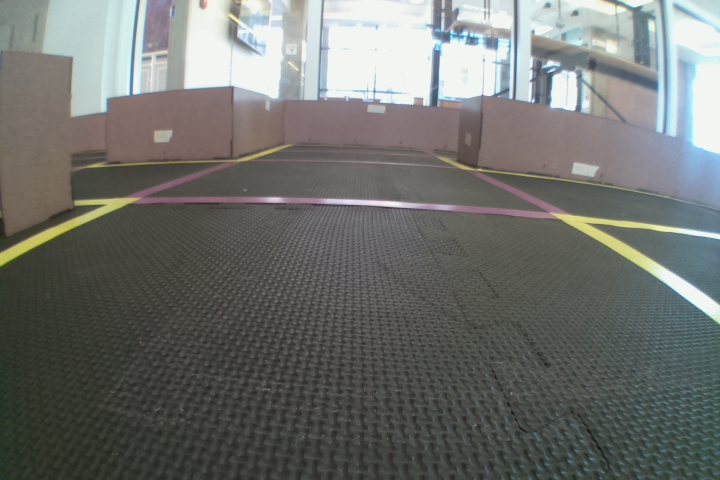
#> input picture Navigator/images/img1.jpg, 720 x 480 px
$ python segmentation.py
#> lines starting #> are read from the running program, lines starting #| are printed output that depends on the picture; after the words box and inside, x2 and y2 are one past the last pixel; in counts of white or black regions, pixels touching at a corner belong together; long printed decimals are rounded
import cv2 as cv
import numpy as np
import matplotlib.pyplot as plt
from mpl_toolkits.mplot3d import Axes3D
from matplotlib import cm
from matplotlib import colors
import imutils
from matplotlib.collections import LineCollection

def nothing(x):
	pass

# read/display original image
image = cv.cvtColor(cv.imread('images/img1.jpg'), cv.COLOR_BGR2RGB)
image = image[int(image.shape[0]/3):image.shape[0],0:image.shape[1]]
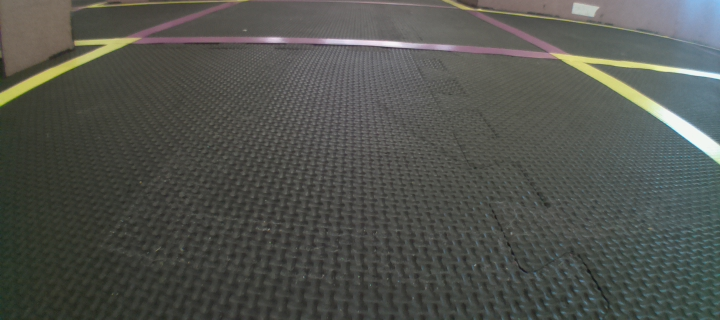
#> image: shape (320, 720, 3); mean R, G, B 81.3, 83.5, 78.1
base_image = image.copy()
fig, ((ax1, ax2, ax3, ax4), (ax5, ax6, ax7, ax8)) = plt.subplots(2, 4, figsize=(15,7))
hsv = cv.cvtColor(image, cv.COLOR_RGB2HSV)
#> hsv: shape (320, 720, 3); mean H, S, V 50.6, 29, 85.5
blurred = cv.bilateralFilter(image, 10, 75, 75)
#blurred_hsv = cv.GaussianBlur(hsv,(5,5),0)
#blurred_hsv = cv.medianBlur(gray, 5)
blurred_hsv = cv.cvtColor(blurred, cv.COLOR_RGB2HSV)
#> blurred_hsv: shape (320, 720, 3); mean H, S, V 49.4, 28, 85.2
#cv.adaptiveThreshold(gray,255,cv.ADAPTIVE_THRESH_GAUSSIAN_C,cv.THRESH_BINARY,11,2)

ax1.imshow(blurred)
ax2.imshow(blurred_hsv)
ax1.set_title('blurred')
ax2.set_title('blurred_hsv')

# [5 lines of commented-out code are left out]

"""
while 1:
	upper = np.array([230, 200, 120])
	lower = np.array([150, 120, 0])

	mask = cv.inRange(image, lower, upper)
	seg_img = cv.bitwise_and(image, image, mask=mask)

	cv.imshow('View', seg_img)
	cv.waitKey()

	if cv.getTrackbarPos('Upper/Lower', 'View'):
		upper[0] = cv.getTrackbarPos('R', 'View')
		upper[1] = cv.getTrackbarPos('G', 'View')
		upper[2] = cv.getTrackbarPos('B', 'View')
	else:
		lower[0] = cv.getTrackbarPos('R', 'View')
		lower[1] = cv.getTrackbarPos('G', 'View')
		lower[2] = cv.getTrackbarPos('B', 'View')
"""
low_hsv = np.array([20,0,100])
upp_hsv = np.array([95,85,140])

l_hsv = np.array([20,0, 100])
h_hsv = np.array([95,150, 250])

low_rgb = np.array([140, 140, 70])
upp_rgb = np.array([255, 255, 245])

mask1 = cv.inRange(blurred_hsv, l_hsv, h_hsv)
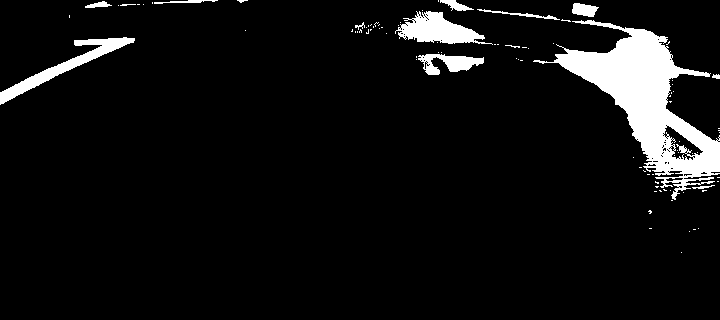
#> mask1: shape (320, 720); 6.8% white; 92 white regions (78 under 20 px), largest, box (x1, y1, x2, y2) and area: (533, 20, 720, 200) 10443, (395, 11, 493, 45) 1698, (0, 37, 135, 105) 1654
mask2 = cv.inRange(blurred_hsv, low_hsv, upp_hsv)
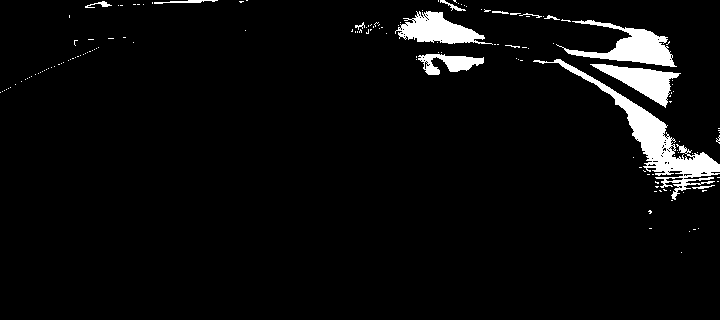
#> mask2: shape (320, 720); 4.6% white; 149 white regions (135 under 20 px), largest, box (x1, y1, x2, y2) and area: (533, 59, 720, 200) 3764, (556, 20, 677, 67) 2073, (395, 11, 493, 45) 1698
ax3.set_title('hsv mask')
ax4.set_title('noise mask')
ax3.imshow(mask1)
ax4.imshow(mask2)
mask = mask1 ^ mask2
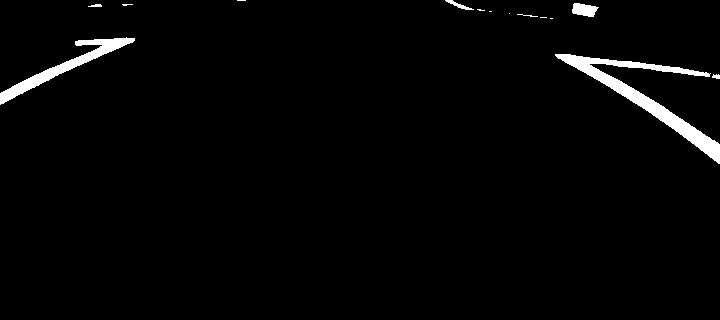
#> mask: shape (320, 720); 2.2% white; 14 white regions (7 under 20 px), largest, box (x1, y1, x2, y2) and area: (555, 54, 720, 164) 3041, (0, 37, 135, 105) 1587, (572, 3, 599, 17) 264
seg_img = cv.bitwise_and(blurred_hsv, blurred_hsv, mask=mask)
#> seg_img: shape (320, 720, 3); mean H, S, V 0.9, 1.6, 4.6
ax5.set_title('segmented')
ax5.imshow(seg_img)

"""
# plots a scatter of the colors in the photo
r, g, b = cv.split(image)
fig = plt.figure()
axis1 = fig.add_subplot(2, 1, 1, projection='3d')

pixel_colors = image.reshape((np.shape(image)[0]*np.shape(image)[1], 3))
norm = colors.Normalize(vmin=-1., vmax=1.)
norm.autoscale(pixel_colors)
pixel_colors = norm(pixel_colors).tolist()

axis1.scatter(r.flatten(), g.flatten(), b.flatten(), facecolors=pixel_colors, marker='.')
axis1.set_xlabel("red")
axis1.set_ylabel("green")
axis1.set_zlabel("blue")

hsv = cv.cvtColor(image, cv.COLOR_BGR2HSV)
h, s, v = cv.split(hsv)
axis2 = fig.add_subplot(2, 1, 2, projection='3d')
axis2.scatter(h.flatten(), s.flatten(), v.flatten(), facecolors=pixel_colors, marker='.')
axis2.set_xlabel("hue")
axis2.set_ylabel("sat")
axis2.set_zlabel("val")

plt.show()
cv.waitKey()
"""
# convert to grayscale and display original
#cv.imshow("gray", gray)
#cv.waitKey()

# filter for edges and display
edges = cv.Canny(seg_img, 0, 500)
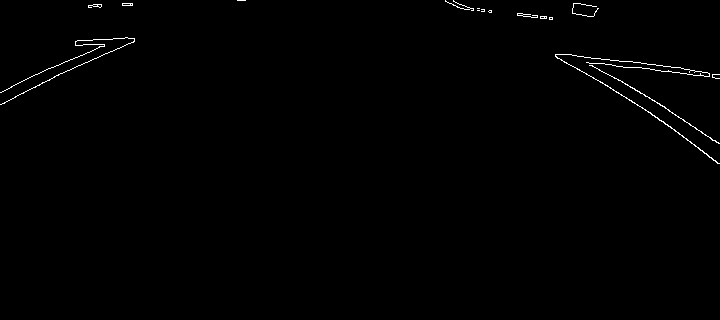
#> edges: shape (320, 720); 0.58% white in thin lines or dots, all inside (x1, y1, x2, y2) = (0, 0, 720, 164)
ax6.set_title('canny')
ax6.imshow(edges)

# [5 lines of commented-out code are left out]
"""
for c in contours:
	peri = cv.arcLength(c, True)
	approx = cv.approxPolyDP(c, 0.015 * peri, True)
	# if our approximated contour has four points, then
	# we can assume that we have found our screen
	if len(approx) == 4:
		boundary = approx
		break
"""
# draws the contours on the original
#cv.drawContours(image, contours[0], -1, (0,255,0), 3)
#cv.imshow("Segmented Contours", image)
#cv.waitKey()
line_img = np.zeros((image.shape[0], image.shape[1],3), dtype=np.uint8,)

# function calculates and draws lines in the edge image
threshold = 0
min_lin_len = 500
max_lin_gap = 0
dX = 0
dY = 0
line_col = []
lines = cv.HoughLinesP(edges, 100, 1, threshold, min_lin_len, max_lin_gap)
#> lines = 936 rows, first 6: [607, 86, 607, 85], [663, 122, 663, 121], [237, 0, 237, 0], [604, 59, 604, 59], [581, 71, 581, 71], [573, 13, 573, 13]
for line in lines:
	for x1, y1, x2, y2 in line:
		cv.line(line_img, (x1, y1), (x2, y2), [0, 255, 0], 2)
		dX += (x2-x1)
		dY += (y2-y1)

		line_col.append([(x1,-y1),(x2,-y2)])
#> this loop made 936 passes
#> after the loop, dX = 107; dY = -127; line_col = 936 items
lineCollection = LineCollection(line_col)
print('delta sums:',dX,dY)
#| delta sums: 107 -127
dX = dX / len(lines)
#> dX = 0.114
dY = dY / len(lines)
#> dY = -0.136
print('deltas:',dX,dY)
#| deltas: 0.1143 -0.1357
print('num lines:',len(lines))
#| num lines: 936
image = cv.addWeighted(image, 0.8, line_img, 1.0, 0.0)
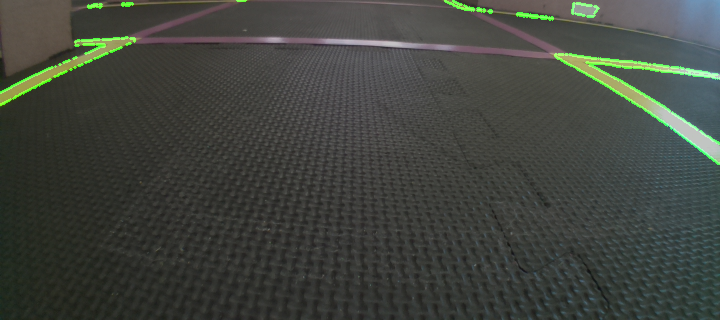
#> image: shape (320, 720, 3); mean R, G, B 65.1, 68.7, 62.5
# draw indicator line
center_point = (int(image.shape[1]/2),int(image.shape[0]/2))
#> center_point = (360, 160)
end_point = (center_point[0] - int(20 * dY), center_point[1] - int(20 * dX))
#> end_point = (362, 158)
print('center:',center_point)
#| center: (360, 160)
print('end_point:',end_point)
#| end_point: (362, 158)
cv.line(image, center_point, end_point, (255,0,0), 2)
#> image: shape (320, 720, 3); 0.01% of pixels changed, all inside (x1, y1, x2, y2) = (359, 157, 364, 162)
# mark front of indicator
cv.circle(image, end_point, 1, (0,255,0), -1)
#> image: shape (320, 720, 3); mean R, G, B 65.1, 68.7, 62.5

ax7.set_title('processed')
ax7.imshow(image)
ax8.set_title('original')
ax8.imshow(base_image)
plt.show()
cv.waitKey()
# [4 lines of commented-out code are left out]
cv.destroyAllWindows()

$ run again, with Navigator/images/img0.jpg copied over Navigator/images/img1.jpg
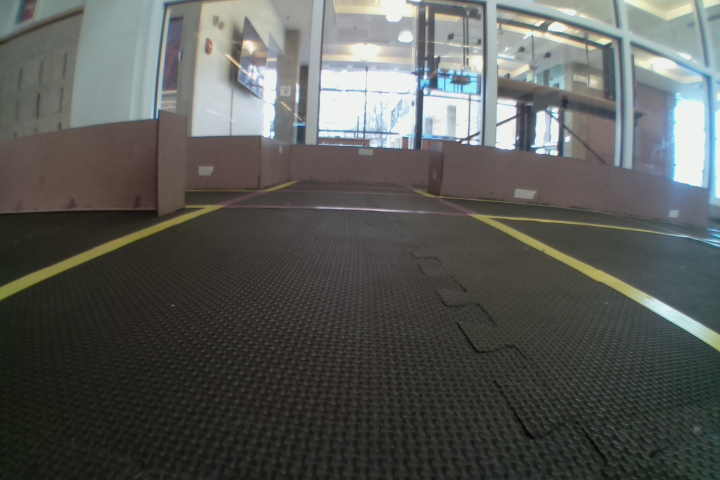
#> input picture Navigator/images/img0.jpg, 720 x 480 px
#> hsv: shape (320, 720, 3); mean H, S, V 39.9, 40.4, 61.6
#> blurred_hsv: shape (320, 720, 3); mean H, S, V 37.8, 39.4, 61.5
#> mask1: shape (320, 720); 2.8% white; 13 white regions (6 under 20 px), largest, box (x1, y1, x2, y2) and area: (472, 53, 720, 192) 3275, (0, 44, 221, 140) 2011, (674, 0, 703, 27) 658
#> mask2: shape (320, 720); 0.31% white in thin lines or dots, all inside (x1, y1, x2, y2) = (204, 10, 720, 192)
#> mask: shape (320, 720); 2.5% white; 11 white regions (5 under 20 px), largest, box (x1, y1, x2, y2) and area: (475, 55, 720, 191) 2725, (0, 45, 221, 140) 2010, (674, 0, 703, 27) 658, (715, 0, 720, 38) 175, (529, 59, 561, 62) 42, (511, 58, 527, 60) 23
#> seg_img: shape (320, 720, 3); mean H, S, V 1.1, 2, 4.2
#> edges: shape (320, 720); 0.56% white in thin lines or dots, all inside (x1, y1, x2, y2) = (0, 0, 720, 191)
#> lines = 926 rows, first 6: [697, 162, 697, 161], [73, 106, 73, 106], [504, 64, 504, 64], [537, 89, 537, 89], [146, 68, 146, 68], [115, 79, 115, 79]
#> the loop `for line in lines:` made 926 passes
#> after the loop `for line in lines:`:
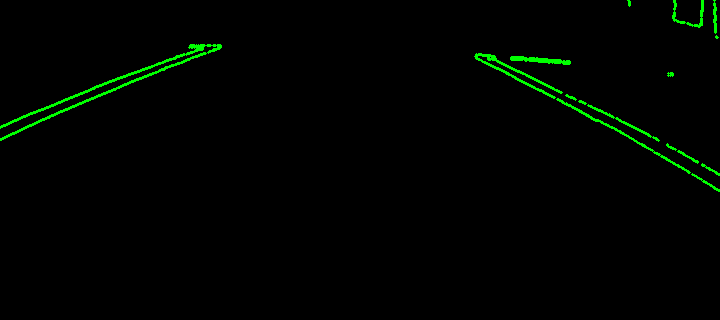
#> line_img: shape (320, 720, 3); mean of channels 0, 1, 2 0, 3.8, 0; drawn as B, G, R
#> after the loop `for line in lines:`: dX = 162; dY = -33; line_col = 926 items
#| delta sums: 162 -33
#> `dX = dX / len(lines)`: dX = 0.175
#> `dY = dY / len(lines)`: dY = -0.0356
#| deltas: 0.1749 -0.03564
#| num lines: 926
#> `image = cv.addWeighted(image, 0.8, line_img, 1.0, 0.0)`:
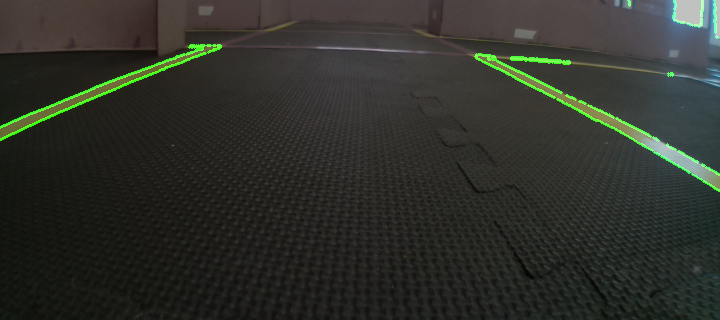
#> image: shape (320, 720, 3); mean R, G, B 47, 49.2, 42.9
#> end_point = (360, 157)
#| center: (360, 160)
#| end_point: (360, 157)

$ run again, with Navigator/images/img2.jpg copied over Navigator/images/img1.jpg
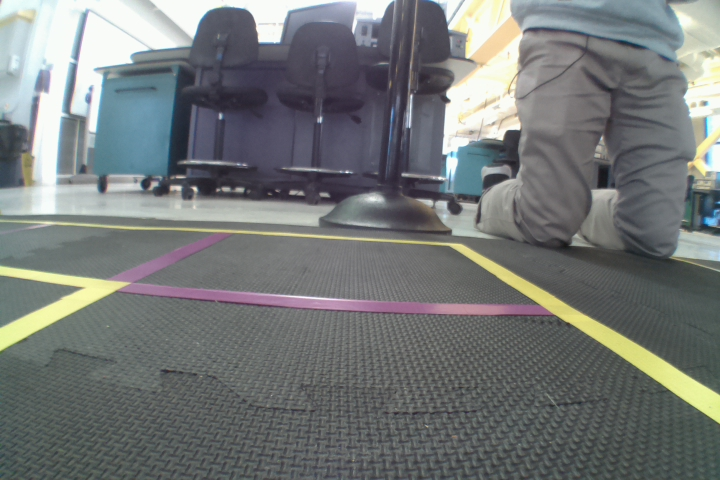
#> input picture Navigator/images/img2.jpg, 720 x 480 px
#> hsv: shape (320, 720, 3); mean H, S, V 80.6, 23.1, 112.3
#> blurred_hsv: shape (320, 720, 3); mean H, S, V 82.9, 21.4, 111.8
#> mask1: shape (320, 720); 35.1% white; 299 white regions (273 under 20 px), largest, box (x1, y1, x2, y2) and area: (0, 0, 720, 264) 74329, (571, 29, 618, 87) 1730, (669, 68, 720, 112) 1374
#> mask2: shape (320, 720); 24.7% white; 428 white regions (394 under 20 px), largest, box (x1, y1, x2, y2) and area: (0, 131, 486, 252) 29874, (167, 73, 486, 142) 8981, (0, 62, 209, 119) 7359
#> mask: shape (320, 720); 10.4% white; 43 white regions (28 under 20 px), largest, box (x1, y1, x2, y2) and area: (0, 0, 333, 66) 8633, (0, 59, 720, 264) 6709, (0, 105, 128, 191) 3441
#> seg_img: shape (320, 720, 3); mean H, S, V 5.2, 4.5, 21
#> edges: shape (320, 720); 2% white in thin lines or dots, all inside (x1, y1, x2, y2) = (0, 0, 720, 264)
#> lines = 2755 rows, first 6: [291, 75, 291, 75], [64, 65, 64, 65], [319, 52, 319, 50], [75, 65, 75, 65], [51, 19, 51, 6], [504, 122, 504, 121]
#> the loop `for line in lines:` made 2755 passes
#> after the loop `for line in lines:`:
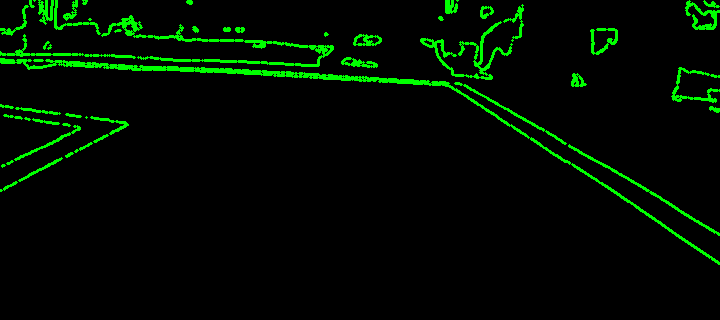
#> line_img: shape (320, 720, 3); mean of channels 0, 1, 2 0, 12.4, 0; drawn as B, G, R
#> after the loop `for line in lines:`: dX = 617; dY = -501; line_col = 2755 items
#| delta sums: 617 -501
#> `dX = dX / len(lines)`: dX = 0.224
#> `dY = dY / len(lines)`: dY = -0.182
#| deltas: 0.224 -0.1819
#| num lines: 2755
#> `image = cv.addWeighted(image, 0.8, line_img, 1.0, 0.0)`:
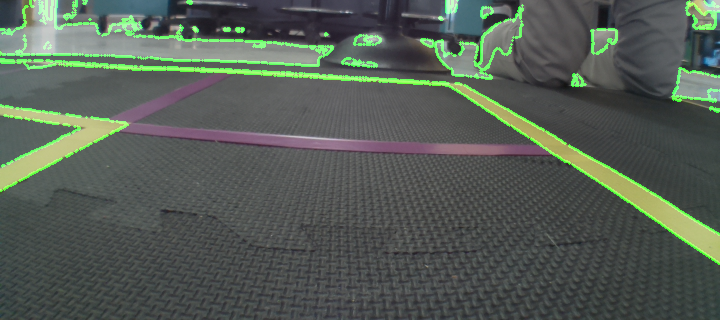
#> image: shape (320, 720, 3); mean R, G, B 84.9, 93.5, 85.1
#> end_point = (363, 156)
#| center: (360, 160)
#| end_point: (363, 156)

$ run again, with Navigator/images/img3.jpg copied over Navigator/images/img1.jpg
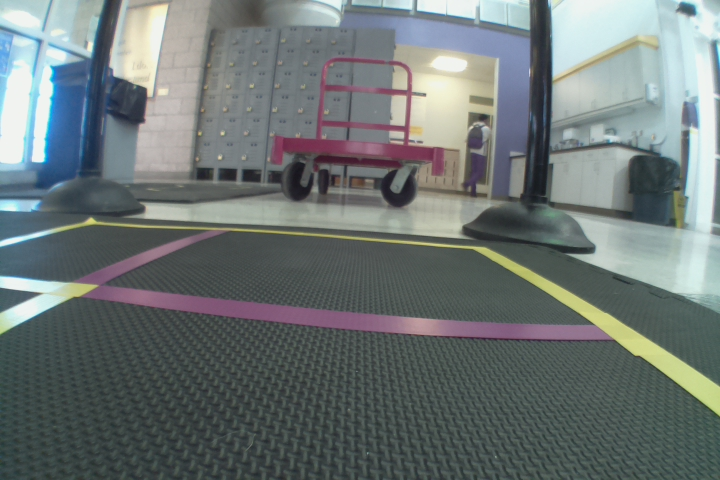
#> input picture Navigator/images/img3.jpg, 720 x 480 px
#> hsv: shape (320, 720, 3); mean H, S, V 84.2, 37.9, 100.6
#> blurred_hsv: shape (320, 720, 3); mean H, S, V 84.2, 36.4, 100.3
#> mask1: shape (320, 720); 16.9% white; 54 white regions (40 under 20 px), largest, box (x1, y1, x2, y2) and area: (539, 0, 720, 157) 12641, (127, 0, 508, 79) 10917, (37, 57, 720, 256) 6513
#> mask2: shape (320, 720); 3.7% white; 283 white regions (257 under 20 px), largest, box (x1, y1, x2, y2) and area: (210, 0, 508, 52) 2046, (122, 0, 281, 35) 1583, (539, 45, 596, 89) 1312
#> mask: shape (320, 720); 13.3% white; 30 white regions (19 under 20 px), largest, box (x1, y1, x2, y2) and area: (567, 0, 720, 153) 10426, (136, 32, 494, 78) 8434, (37, 58, 720, 256) 5505
#> seg_img: shape (320, 720, 3); mean H, S, V 8.3, 4.6, 25.2
#> edges: shape (320, 720); 1.6% white in thin lines or dots, all inside (x1, y1, x2, y2) = (0, 0, 720, 256)
#> lines = 2413 rows, first 6: [156, 67, 156, 67], [544, 118, 544, 118], [482, 94, 482, 94], [426, 82, 426, 82], [510, 110, 510, 110], [314, 44, 314, 44]
#> the loop `for line in lines:` made 2413 passes
#> after the loop `for line in lines:`:
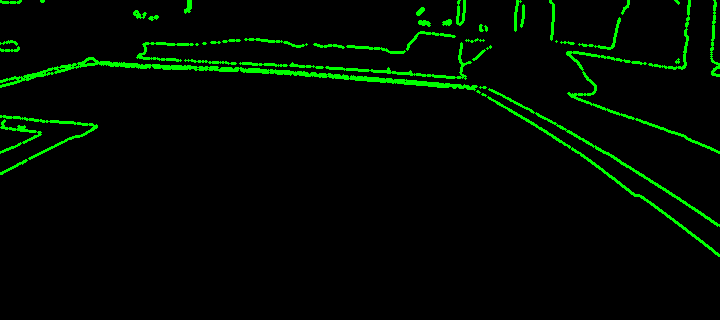
#> line_img: shape (320, 720, 3); mean of channels 0, 1, 2 0, 10.4, 0; drawn as B, G, R
#> after the loop `for line in lines:`: dX = 441; dY = -339; line_col = 2413 items
#| delta sums: 441 -339
#> `dX = dX / len(lines)`: dX = 0.183
#> `dY = dY / len(lines)`: dY = -0.14
#| deltas: 0.1828 -0.1405
#| num lines: 2413
#> `image = cv.addWeighted(image, 0.8, line_img, 1.0, 0.0)`:
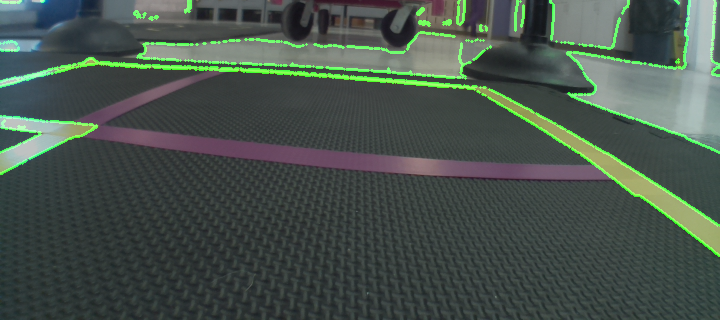
#> image: shape (320, 720, 3); mean R, G, B 71.5, 83.5, 76
#> end_point = (362, 157)
#| center: (360, 160)
#| end_point: (362, 157)
